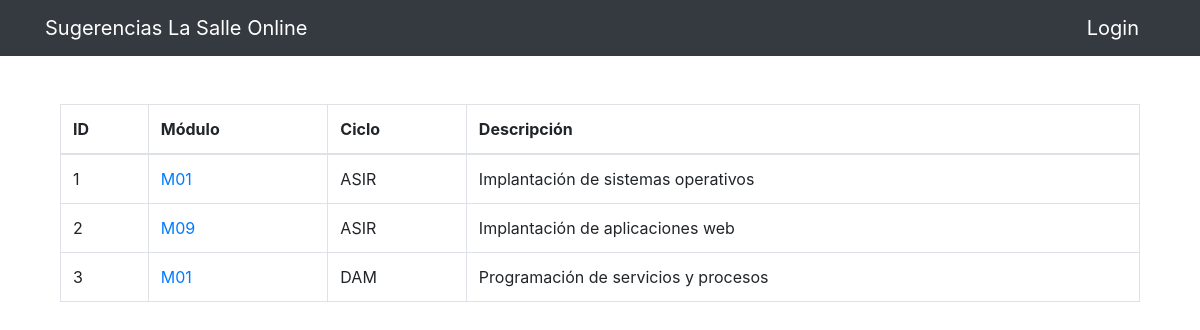
The page /mlist.php on the database its author committed.
### tables this page shows
create table modulos (
    ID integer not null AUTO_INCREMENT,
    Modulo varchar(4) not null,
    Ciclo varchar(4) not null,
    Descripcion varchar(80),
    primary key(ID)
);

### mlist.php (the view)
<?php
    include ("./database/db.php");
    include ("./includes/header.php");
?>
<div class="container pt-5">
    <div class="col-md-12">
        <table class="table table-bordered">
            <thead>
                <tr>
                    <th>ID</th>
                    <th>Módulo</th>
                    <th>Ciclo</th>
                    <th>Descripción</th>
                </tr>
            </thead>
            <tbody>
                <?php
                    if (isset($_GET['ciclo'])) {
                        $ciclo = $_GET['ciclo'];
                        switch ($ciclo) {
                            case 'all':
                                $query = "SELECT * FROM modulos";
                                break;
                            default:
                                $query = "SELECT * FROM modulos WHERE ciclo='$ciclo'";
                                break;
                        }
                    } else {
                        $query = "SELECT * FROM modulos";
                    }
                    $modules = mysqli_query($conn, $query);
                    while ($row = mysqli_fetch_array($modules)) {
                        ?>
                        <tr>
                            <td><?php echo $row['ID']; ?></td>
                            <td><a href="mdetails.php?module_id=<?=$row['ID'];?>"><?php echo $row['Modulo']; ?></a></td>
                            <td><?php echo $row['Ciclo']; ?></td>
                            <td><?php echo $row['Descripcion']; ?></td>
                        </tr>
                        <?php
                    }
                ?>
            </tbody>
        </table>
    </div>
</div>
<?php
    include ("./includes/footer.php");
?>

### includes/header.php (shortened to what this page needs)
<!DOCTYPE html>
<html lang="es">
<head>
    <link rel="stylesheet" href="src/Bootstrap/css/bootstrap.min.css">
</head>
<body>
<nav class="navbar navbar-dark bg-dark sticky-top">
    <div class="container">
        <a href="index.php" class="navbar-brand">Sugerencias La Salle Online</a>
        <a href="login.php" class="navbar-brand">Login</a>
    </div>
</nav>

### includes/footer.php (shortened to what this page needs)
</body>
</html>

### rows shown on the page
modulos: ID "1", Modulo "M01", Ciclo "ASIR", Descripcion "Implantación de sistemas operativos"
modulos: ID "2", Modulo "M09", Ciclo "ASIR", Descripcion "Implantación de aplicaciones web"
modulos: ID "3", Modulo "M01", Ciclo "DAM", Descripcion "Programación de servicios y procesos"
